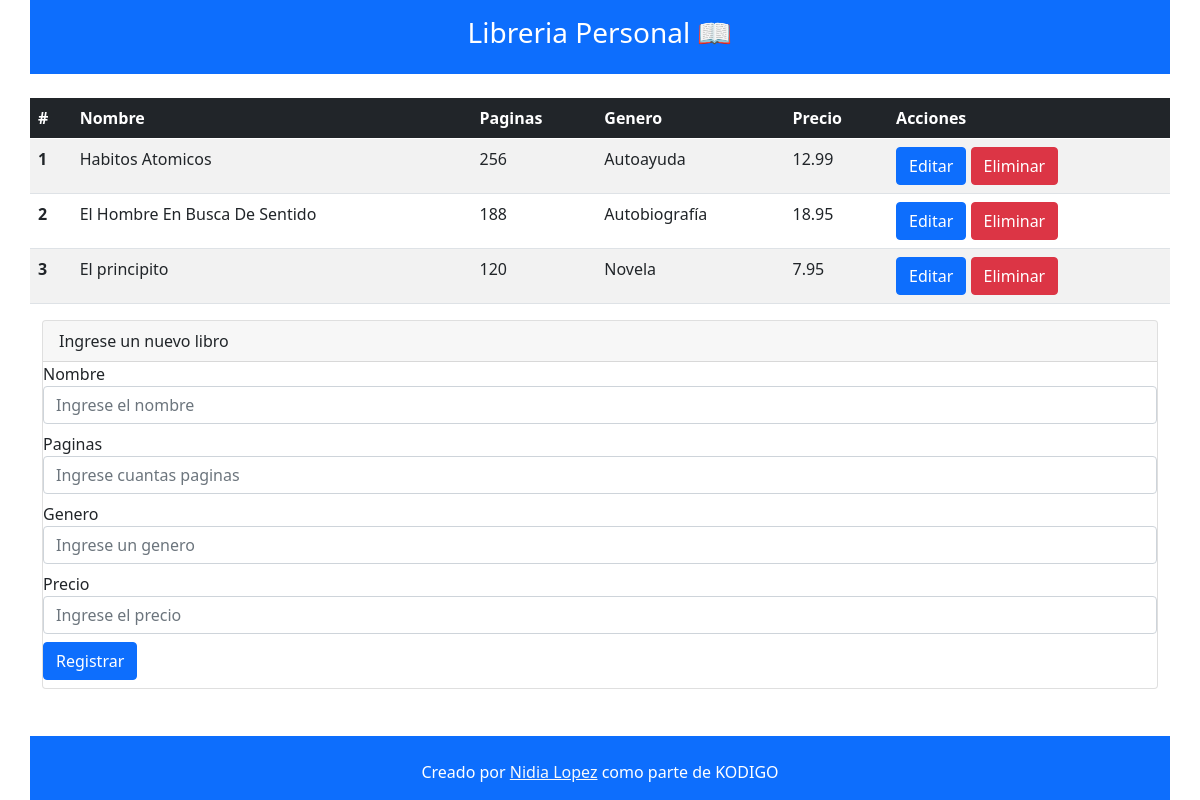
The page / on the database its author committed.
### tables this page shows
CREATE TABLE `libros` (
  `id` int(11) NOT NULL,
  `nombre` varchar(50) DEFAULT NULL,
  `paginas` int(11) DEFAULT NULL,
  `genero` varchar(100) DEFAULT NULL,
  `precio` decimal(10,2) DEFAULT NULL
);

### index.php (the view)
<?php include 'templates/header.php' ?>
<?php
include 'models/conexion.php';
$sentencia = $bd->query("SELECT * from libros");
$books = $sentencia->fetchAll(PDO::FETCH_OBJ);
?>
<div class="container">
    <div class="row">
    <table class="table table-striped table-hover">
            <thead class="table-dark">
                <tr>
                    <th scope="col">#</th>
                    <th scope="col">Nombre</th>
                    <th scope="col">Paginas</th>
                    <th scope="col">Genero</th>
                    <th scope="col">Precio</th>
                    <th scope="col">Acciones</th>
                </tr>
            </thead>
            <tbody>
                <?php foreach ($books as $book) { ?>
                <tr>
                    <th scope="row"><?php echo $book->id ?></th>
                    <td><?php echo $book->nombre ?></td>
                    <td><?php echo $book->paginas ?></td>
                    <td><?php echo $book->genero ?></td>
                    <td><?php echo $book->precio ?></td>
                    <td>
                        <a href="controllers\editar.php?id=<?php echo $book->id ?>" class="btn btn-primary ">Editar</a>
                        <a href="controllers\delete.php?id=<?php echo $book->id ?>"
                            class="btn btn-danger m1-2">Eliminar</a>
                    </td>
                </tr>
                <?php } ?>
            </tbody>
        </table>
    </div>
</div>
<div class="container">
  <div class="card">
    <div class="card-header">Ingrese un nuevo libro</div>
    <form action="controllers/registro.php" method="POST">
      <div class="mb-2 ml-2 mr-2">
        <label>Nombre</label>
        <input class="form-control" type="text" placeholder="Ingrese el nombre" name="inputNombre"
          aria-label="default input example" required>
      </div>
      <div class="mb-2 ml-2 mr-2">
        <label>Paginas</label>
        <input class="form-control" type="number" placeholder="Ingrese cuantas paginas" name="inputPaginas"
          aria-label="default input example" required>
      </div>
      <div class="mb-2 ml-2 mr-2">
        <label>Genero</label>
        <input class="form-control" type="text" placeholder="Ingrese un genero" name="inputGenero"
          aria-label="default input example" required>
      </div>
      <div class="mb-2 ml-2 mr-2">
        <label>Precio</label>
        <input class="form-control" type="number" placeholder="Ingrese el precio" name="inputPrecio"
          aria-label="default input example" required>
      </div>
      <input type="submit" class="btn btn-primary mb-2 ml-2" value="Registrar">
    </form>
  </div>
<br /><br />
</div>
<?php include 'templates/footer.php' ?>

### templates/header.php (shortened to what this page needs)
<!DOCTYPE html>
<html lang="en">
<head>
  <link rel="stylesheet" href="https://stackpath.bootstrapcdn.com/bootstrap/5.0.0-alpha1/css/bootstrap.min.css"
>
</head>
<body>
  <div class="container bg-primary">
    <div class="row">
      <div class="col-md">
        <header class="py-3">
          <h3 class="text-center text-white">Libreria Personal &#128214;</h3>
        </header>
      </div>
    </div>
  </div>
  <br>

### templates/footer.php (shortened to what this page needs)
<footer class="container bg-primary fixed-bottom">
  <div class="row">
    <div class="col-md pt-4">
      <p class="text-center text-white">Creado por <a href="https://github.com/Nidia-Lopez" class="link-light">Nidia
          Lopez</a> como parte de KODIGO</p>
    </div>
  </div>
</footer>
</body>
</html>

### rows shown on the page
libros: id "1", nombre "Habitos Atomicos", paginas "256", genero "Autoayuda", precio "12.99"
libros: id "2", nombre "El Hombre En Busca De Sentido", paginas "188", genero "Autobiografía", precio "18.95"
libros: id "3", nombre "El principito", paginas "120", genero "Novela", precio "7.95"
